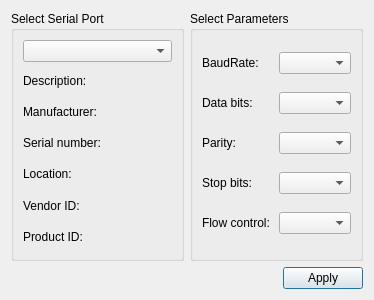
<?xml version="1.0" encoding="UTF-8"?>
<ui version="4.0">
 <class>SettingsDialog</class>
 <widget class="QDialog" name="SettingsDialog">
  <property name="geometry">
   <rect>
    <x>0</x>
    <y>0</y>
    <width>374</width>
    <height>300</height>
   </rect>
  </property>
  <property name="windowTitle">
   <string>Settings</string>
  </property>
  <layout class="QGridLayout" name="gridLayout_3">
   <item row="0" column="1">
    <widget class="QGroupBox" name="parametersBox">
     <property name="title">
      <string>Select Parameters</string>
     </property>
     <layout class="QGridLayout" name="gridLayout_2">
      <item row="0" column="0">
       <widget class="QLabel" name="baudRateLabel">
        <property name="text">
         <string>BaudRate:</string>
        </property>
       </widget>
      </item>
      <item row="0" column="1">
       <widget class="QComboBox" name="baudRateBox"/>
      </item>
      <item row="1" column="0">
       <widget class="QLabel" name="dataBitsLabel">
        <property name="text">
         <string>Data bits:</string>
        </property>
       </widget>
      </item>
      <item row="1" column="1">
       <widget class="QComboBox" name="dataBitsBox"/>
      </item>
      <item row="2" column="0">
       <widget class="QLabel" name="parityLabel">
        <property name="text">
         <string>Parity:</string>
        </property>
       </widget>
      </item>
      <item row="2" column="1">
       <widget class="QComboBox" name="parityBox"/>
      </item>
      <item row="3" column="0">
       <widget class="QLabel" name="stopBitsLabel">
        <property name="text">
         <string>Stop bits:</string>
        </property>
       </widget>
      </item>
      <item row="3" column="1">
       <widget class="QComboBox" name="stopBitsBox"/>
      </item>
      <item row="4" column="0">
       <widget class="QLabel" name="flowControlLabel">
        <property name="text">
         <string>Flow control:</string>
        </property>
       </widget>
      </item>
      <item row="4" column="1">
       <widget class="QComboBox" name="flowControlBox"/>
      </item>
     </layout>
    </widget>
   </item>
   <item row="0" column="0">
    <widget class="QGroupBox" name="selectBox">
     <property name="title">
      <string>Select Serial Port</string>
     </property>
     <layout class="QGridLayout" name="gridLayout">
      <item row="0" column="0">
       <widget class="QComboBox" name="serialPortInfoListBox"/>
      </item>
      <item row="1" column="0">
       <widget class="QLabel" name="descriptionLabel">
        <property name="text">
         <string>Description:</string>
        </property>
       </widget>
      </item>
      <item row="2" column="0">
       <widget class="QLabel" name="manufacturerLabel">
        <property name="text">
         <string>Manufacturer:</string>
        </property>
       </widget>
      </item>
      <item row="3" column="0">
       <widget class="QLabel" name="serialNumberLabel">
        <property name="text">
         <string>Serial number:</string>
        </property>
       </widget>
      </item>
      <item row="4" column="0">
       <widget class="QLabel" name="locationLabel">
        <property name="text">
         <string>Location:</string>
        </property>
       </widget>
      </item>
      <item row="5" column="0">
       <widget class="QLabel" name="vidLabel">
        <property name="text">
         <string>Vendor ID:</string>
        </property>
       </widget>
      </item>
      <item row="6" column="0">
       <widget class="QLabel" name="pidLabel">
        <property name="text">
         <string>Product ID:</string>
        </property>
       </widget>
      </item>
     </layout>
    </widget>
   </item>
   <item row="1" column="0" colspan="2">
    <layout class="QHBoxLayout" name="horizontalLayout">
     <item>
      <spacer name="horizontalSpacer">
       <property name="orientation">
        <enum>Qt::Horizontal</enum>
       </property>
       <property name="sizeHint" stdset="0">
        <size>
         <width>96</width>
         <height>20</height>
        </size>
       </property>
      </spacer>
     </item>
     <item>
      <widget class="QPushButton" name="applyButton">
       <property name="text">
        <string>Apply</string>
       </property>
      </widget>
     </item>
    </layout>
   </item>
  </layout>
 </widget>
 <resources/>
 <connections/>
</ui>
